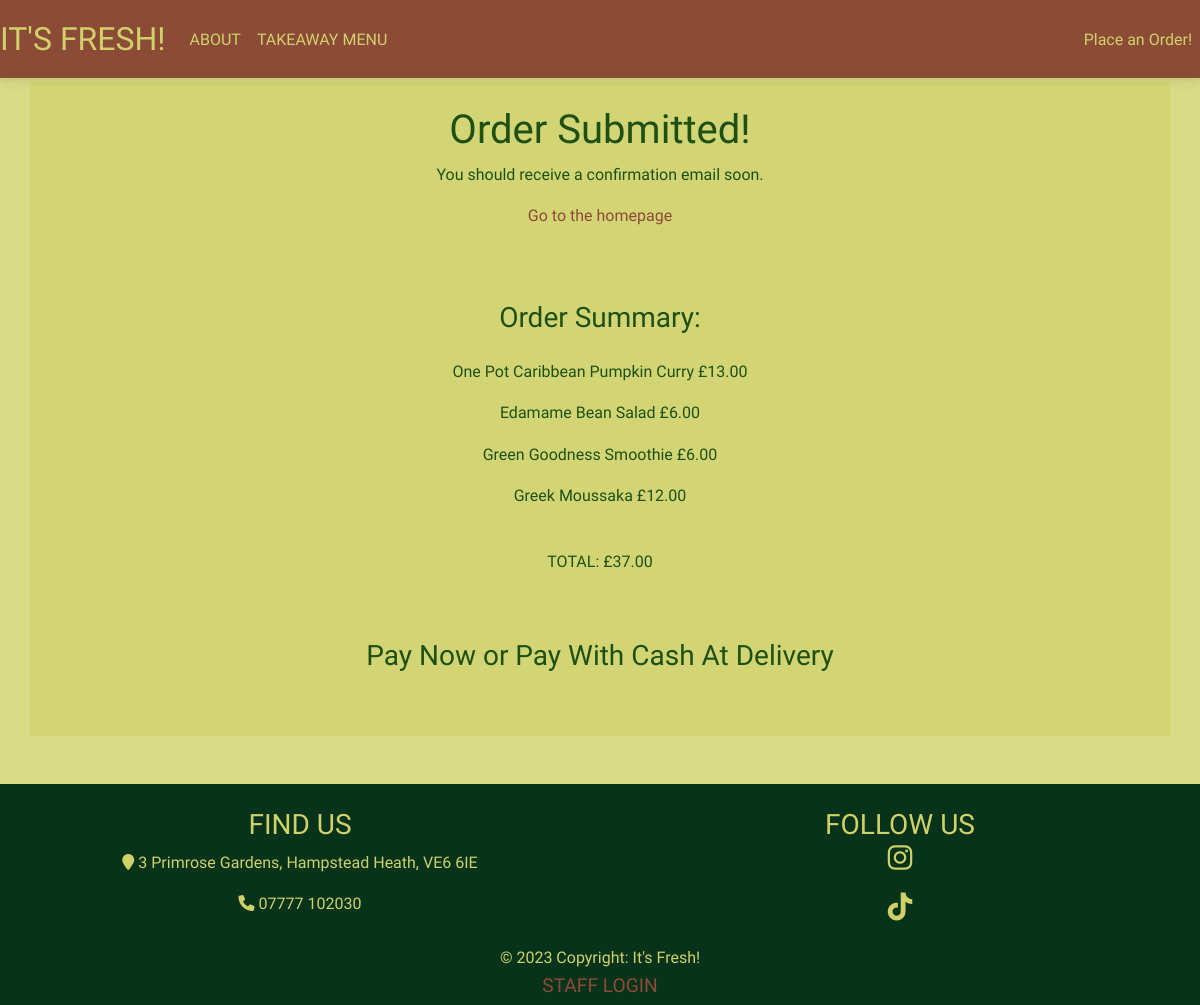
Screenshot of /order-confirmation/131 with the database file from the repository.
### customer/models.py (models this page shows, shortened)
class MenuItem(models.Model):
    name = models.CharField(max_length=100)
    description = models.TextField()
    image = models.ImageField(upload_to='menu_images/')
    price = models.DecimalField(max_digits=5, decimal_places=2)
    category = models.ManyToManyField('Category', related_name='item')

class OrderModel(models.Model):
    created_on = models.DateTimeField(auto_now_add=True)
    price = models.DecimalField(max_digits=7, decimal_places=2)
    items = models.ManyToManyField('MenuItem', related_name='order', blank=True)
    name = models.CharField(max_length=50, blank=True)
    email = models.CharField(max_length=50, blank=True)
    street = models.CharField(max_length=50, blank=True)
    city = models.CharField(max_length=50, blank=True)
    state = models.CharField(max_length=15, blank=True)
    zip_code = models.IntegerField(blank=True, null=True)
    is_paid = models.BooleanField(default=False)
    is_shipped = models.BooleanField(default=False)

### customer/views.py (the view, shortened to what this page needs)
# urls.py: path('order-confirmation/<int:pk>', OrderConfirmation.as_view(), name='order-confirmation'),
class OrderConfirmation(View):
    def get(self, request, pk, *args, **kwargs):
        order = OrderModel.objects.get(pk=pk)
        context = {
            'pk': order.pk,
            'items': order.items,
            'price': order.price,
        }
        return render(request, 'customer/order_confirmation.html', context)

### customer/templates/customer/order_confirmation.html (shortened to what this page needs)
{% extends 'customer/base.html' %}
{% block content %}
<div class="container mb-5" style="background: rgba(208, 210, 105, 0.6); color:#1d5113;">
    <div class="row justify-content-center mt-1">
        <div class="col-md-5 col-sm-12 p-4 text-center">
            <h1>Order Submitted!</h1>
            <p>You should receive a confirmation email soon.</p>
            <a href="{% url 'index' %}" style="color:#8c4b37;">Go to the homepage</a>
        </div>
    </div>
    <div class="row justify-content-center mt-5">
        <div class="col-md-5 col-sm-12 text-center">
            <h3 class="pb-3">Order Summary:</h3>
            {% for item in items.all %}
            <p>{{ item.name }} <span class="pl-3">£{{ item.price }}</span></p>
            {% endfor %}
            <p class="font-weight-bolder pt-4"><emphasis>TOTAL: £{{ price }}</emphasis></p>
        </div>
    </div>
    <div class="row justify-content-center pb-2 pt-5">
        <div class="col-md-6 text-center">
            <h3>Pay Now or Pay With Cash At Delivery</h3>
        </div>
    </div>
    <div class="row justify-content-center pb-5">
    </div>
</div>
{% endblock content %}

### customer/static/customer/site.css (style rules this page uses)
body { font-family: 'Bubblegum Sans', Sans-Serif, cursive; background-color:rgba(208, 210, 105, 0.8); }

### rows the page displays
MenuItem: name "One Pot Caribbean Pumpkin Curry", price "13.00"
MenuItem: name "Edamame Bean Salad", price "6.00"
MenuItem: name "Green Goodness Smoothie", price "6.00"
MenuItem: name "Greek Moussaka", price "12.00"
OrderModel: price "37.00"
